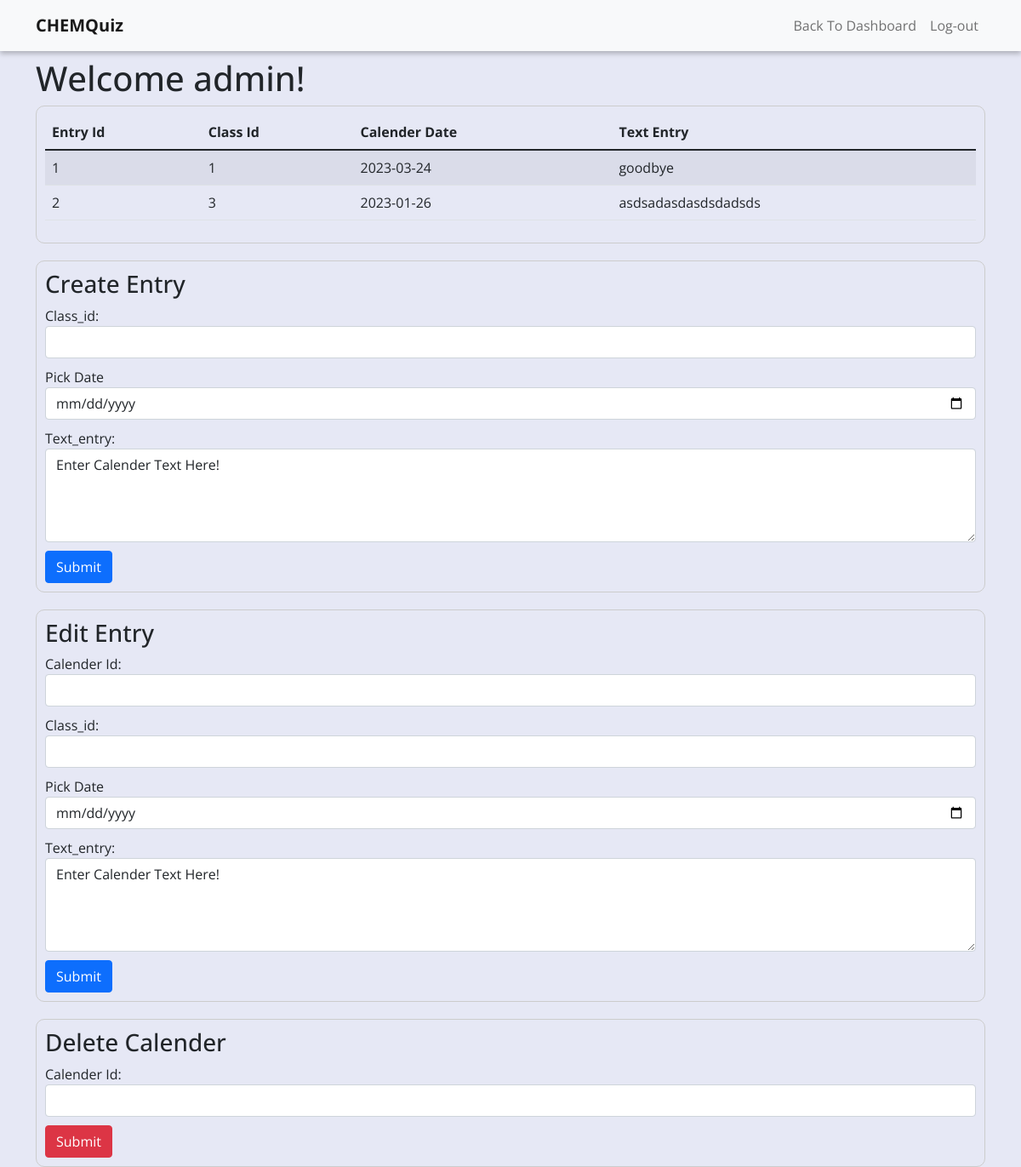
The app's page /manage_php/calender_manage.php (signed in) with its own data.
### tables this page shows
CREATE TABLE `Calender_Entry` (
  `Entry_id` int NOT NULL AUTO_INCREMENT,
  `Class_id` int NOT NULL,
  `Calender_date` date NOT NULL,
  `Text_entry` varchar(500) NOT NULL,
  PRIMARY KEY (`Entry_id`),
  KEY `Class_id` (`Class_id`),
  CONSTRAINT `Calender_Entry_ibfk_1` FOREIGN KEY (`Class_id`) REFERENCES `Class` (`Class_id`)
);

### manage_php/calender_manage.php (the view, shortened to what this page needs)
<?php
include("../includes/classes.php");
?>
<!DOCTYPE html>
<html lang="en">
<head>
    <link href="https://cdn.jsdelivr.net/npm/bootstrap@5.1.3/dist/css/bootstrap.min.css" rel="stylesheet">
    <link rel="stylesheet" type="text/css" href="../styles/style.css">
</head>
<body>
    <nav class="navbar navbar-expand-lg navbar-light bg-light">
        <div class="container">
            <a class="navbar-brand" href="#">
                <b>CHEMQuiz</b>
            </a>
            <div class="collapse navbar-collapse">
                <ul class="navbar-nav ms-auto">
                    <li class="nav-item">
                        <a class="nav-link" href="./dashboard.php">Back To Dashboard</a>
                    </li>
                    <li class="nav-item">
                        <a class="nav-link" onclick="logoutcall()" id="logoutbtn">Log-out</a>
                    </li>
                </ul>
            </div>
        </div>
    </nav>
    <div class="container">
        <h1> Welcome admin!</h1>
        <div id="table_area" class="container-rounded">
        <?php
        if((isset($_GET['refresh']) && $_GET['refresh'] == 1) || empty($_REQUEST)){
        $sql ="SELECT * FROM Calender_Entry";
        $result = $conn->query($sql);
        if($result->num_rows > 0){
          echo "<table id='table' class='table table-striped'>";
            echo"<thead>";
            echo"<tr>";
            echo"<th scope='col'>Entry Id</th>";
            echo"<th scope='col'>Class Id</th>";
            echo"<th scope='col'>Calender Date</th>";
            echo"<th scope='col'>Text Entry</th>";
            echo"</tr>";
            echo"</thead>";
            echo"<tbody>";
          while($row = $result->fetch_assoc()){
            echo"<tr>";
            echo"<td>".$row['Entry_id']."</td>";
            echo"<td>".$row['Class_id']."</td>";
            echo"<td>".$row['Calender_date']."</td>";
            echo"<td>".$row['Text_entry']."</td>";
            echo"</tr>";
          }
          echo "</tbody>";
          echo "</table>";
        }
        }
        ?>
        </div>
        <div class="container-rounded">
            <h3>Create Entry</h3>
            <form id="calender_create">
                <div class="form-group">
                    <label for="class_id">Class_id:</label>
                    <input type="text" id="class_id" name="class_id" class="form-control">
                </div>
                <div class="form-group">
                    <label for="date">Pick Date</label>
                    <input type="date" id="date" name="date" class="form-control">
                </div>
                <div class="form-group">
                    <label for="text_entry">Text_entry:</label>
                    <textarea id="text_entry" name="text_entry" rows="4" cols="50" class="form-control">Enter Calender Text Here!</textarea>
                </div>
                <button type="button" onclick="createCalender();" class="btn btn-primary">Submit</button>
            </form>
        </div>
        <div class="container-rounded">
            <h3>Edit Entry</h3>
            <form id="calender_edit">
                <div class="form-group">
                    <label for="id">Calender Id:</label>
                    <input type="text" id="id" name="id" class="form-control">
                </div>
                <div class="form-group">
                    <label for="class_id">Class_id:</label>
                    <input type="text" id="class_id" name="class_id" class="form-control">
                </div>
                <div class="form-group">
                    <label for="date">Pick Date</label>
                    <input type="date" id="date" name="date" class="form-control">
                </div>
                <div class="form-group">
                    <label for="text_entry">Text_entry:</label>
                    <textarea id="text_entry" name="text_entry" rows="4" cols="50" class="form-control">Enter Calender Text Here!</textarea>
                </div>
                <button type="button" onclick="editCalender();" class="btn btn-primary">Submit</button>
            </form>
        </div>
        <div class="container-rounded">
            <h3>Delete Calender</h3>
            <form id="calender_delete">
                <div class="form-group">
                    <label for="id">Calender Id:</label>
                    <input type="text" id="id" name="id" class="form-control">
                </div>
                <button type="button" onclick="deleteCalender();" class="btn btn-danger">Submit</button>
            </form>
        </div>
    </div>
</body>
</html>

### styles/style.css (style rules this page uses)
* { font-family: 'Open Sans', sans-serif; }
.table { max-width: 100% !important; }
body { margin:0; background-color: rgb(34 51 167 / 11%); border:0px solid black !important; }
nav { height: 60px; display: flex; background-color: #FFFF; color: black; margin:0%; width:100vw; padding-top:5px; padding-bottom:5px; box-shadow: 0px 3px 6px #00000041; vertical-align: center; z-index: 99; }
.form-group { margin-bottom: 10px !important; }
.container-rounded { border-radius: 10px; border: 1px solid #ccc; padding: 10px; margin-bottom: 20px; }
* { box-sizing: border-box; }
body { border: 2px solid black; height: 600px; }

### records on screen
calender_entry: Entry_id "1", Class "1", Calender_date "2023-03-24", Text_entry "goodbye"
calender_entry: Entry_id "2", Class "3", Calender_date "2023-01-26", Text_entry "asdsadasdasdsdadsds"
